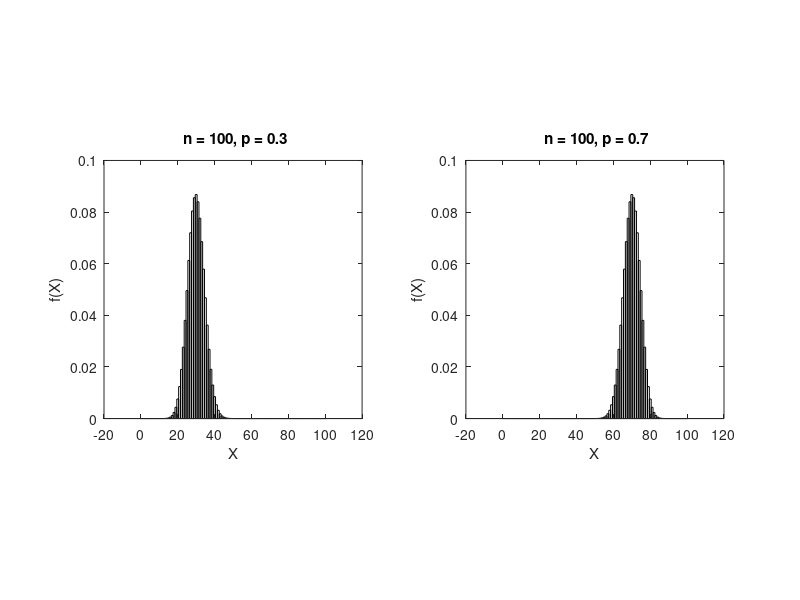

Write MATLAB code to recreate this figure.
% Get the values for the domain, x. 
x = 0:100; 
% Get the values of the probability mass function. 
% First for n = 6, p = 0.3: 
pdf1 = binopdf(x,100,0.3); 
% Now for n = 6, p = 0.7: 
pdf2 = binopdf(x,100,0.7); 

% Do the plots. 
subplot(1,2,1),bar(x,pdf1,1,'w') 
title(' n = 100, p = 0.3') 
xlabel('X'),ylabel('f(X)') 
axis square 
subplot(1,2,2),bar(x,pdf2,1,'w') 
title(' n = 100, p = 0.7') 
xlabel('X'),ylabel('f(X)') 
axis square
